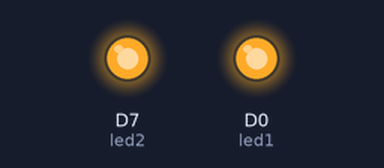
Bench run of a sketch on a simulated ESP8266 (NodeMCU). On the bench: output pins drawn as LEDs (lit = HIGH).

Above: at 0.5 s.
At 46.5 s:
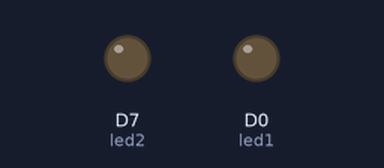
Timing chart, 0 to 52.0 s (numbered marks = the images above):
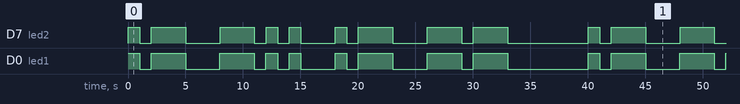

The sketch:

blinkname.ino
```cpp
int led1 = D0;
// You'll need to wire an LED to this one to see it blink.

int led2 = D7;
// This one is the little blue LED on your board. On the Photon it is next to D7, and on the Core it is next to the USB jack.


const int sig = 36;
const char letter[sig][2]   =   {"A", "B", "C", "D", "E", "F", "G", "H", "I", "J", "K", "L", "M", "N", "O", "P", "Q", "R", "S", "T", "U" , "V", "W", "X", "Y", "Z", "1", "2", "3", "4", "5", "6", "7", "8", "9", "0"};
const int code_length[sig]  =   {2, 4, 4, 3, 1, 4, 3, 4, 2, 4, 3, 4, 2, 2, 3, 4, 4, 3, 3, 1, 3, 4, 3, 4, 4, 4, 5, 5, 5, 5, 5, 5, 5, 5, 5, 5};
const int code[sig][5]      =   {
                                    {1, 3},
                                    {3, 1, 1, 1},
                                    {3, 1, 3, 1},
                                    {3, 1, 1},
                                    {1},
                                    {1, 1, 3, 1},
                                    {3, 3, 1},
                                    {1, 1, 1, 1},
                                    {1, 1},
                                    {1, 3, 3, 3},
                                    {3, 1, 3},
                                    {1, 3, 1, 1},
                                    {3, 3},
                                    {3, 1},
                                    {3, 3, 3},
                                    {1, 3, 3, 1},
                                    {3, 3, 1, 3},
                                    {1, 3, 1},
                                    {1, 1, 1},
                                    {3},
                                    {1, 1, 3},
                                    {1, 1, 1, 3},
                                    {1, 3, 3},
                                    {3, 1, 1, 3},
                                    {3, 1, 3, 3},
                                    {3, 3, 1, 1},
                                    {1, 3, 3, 3, 3},
                                    {1, 1, 3, 3, 3},
                                    {1, 1, 1, 3, 3},
                                    {1, 1, 1, 1, 3},
                                    {1, 1, 1, 1, 1},
                                    {3, 1, 1, 1, 1},
                                    {3, 3, 1, 1, 1},
                                    {3, 3, 3, 1, 1},
                                    {3, 3, 3, 3, 1},
                                    {3, 3, 3, 3, 3},
                                };
char space[2] = " ";


char word[5] = "ADAM";


void setup() {

  // We are going to tell our device that D0 and D7 (which we named led1 and led2 respectively) are going to be output
  // (That means that we will be sending voltage to them, rather than monitoring voltage that comes from them)

  // It's important you do this here, inside the setup() function rather than outside it or in the loop function.
  pinMode(led1, OUTPUT);
  pinMode(led2, OUTPUT);

}


void loop() {

    for (int i = 0; i < 4; i++)
    {
        if (word[i] == space[0])
        {
            delay(3000);
            break;
        }
        for (int j = 0; j < sig; j++)
        {
            if (word[i] == letter[j][0])
            {
                for (int k = 0; k < code_length[j]; k++)
                {
                    digitalWrite(led1, HIGH);
                    digitalWrite(led2, HIGH);

                    delay(code[j][k] * 1000); //seconds

                    digitalWrite(led1, LOW);
                    digitalWrite(led2, LOW);

                    delay(1000);
                }
                break;
            }
        }
        delay(2000); //delay 3 seconds 1000 + 2000
    }

    delay(4000); //delay 7000 for next word

}
```

Measured:
- by itself, D7 (led2), D0 (led1): repeats every 40.0 s: LOW 1.0 s, HIGH 3.0 s, LOW 3.0 s, HIGH 3.0 s, 2 × (LOW 1.0 s, HIGH 1.0 s), LOW 3.0 s, HIGH 1.0 s, LOW 1.0 s, HIGH 3.0 s, LOW 3.0 s, HIGH 3.0 s, LOW 1.0 s, HIGH 3.0 s, LOW 7.0 s, HIGH 1.0 s
- by itself, everything shown: repeats every 40.0 s, in 18 steps
